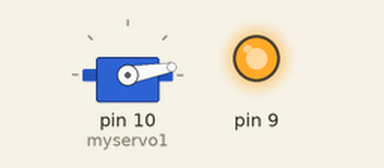
Bench run of a sketch on a simulated Arduino Uno, built with avr-gcc and run on an emulated ATmega328P. Shown: servo, output pins drawn as LEDs (lit = HIGH).

Above: at 0.05 s.
At 9.95 s:
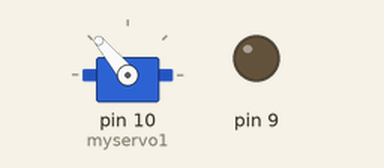
Timing chart, 0 to 13.0 s (numbered marks = the images above):
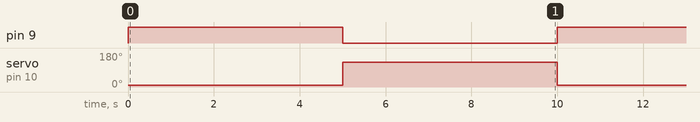

Measured:
- by itself, pin 9: alternates HIGH for 5.0 s and LOW for 5.0 s
- by itself, servo on pin 10 (myservo1): alternates 130° for 5.0 s and 10° for 5.0 s

The sketch:

servo_luz.ino
```cpp
#include <Servo.h>

Servo myservo1;


void setup() {

  myservo1.attach(10);
  pinMode(9,OUTPUT);

}

void loop() {
ser1();


}

void ser1(){
  myservo1.write(10);
  digitalWrite(9,HIGH);
  delay(5000);
  myservo1.write(130);
  digitalWrite(9,LOW);
  delay(5000);
}
```
